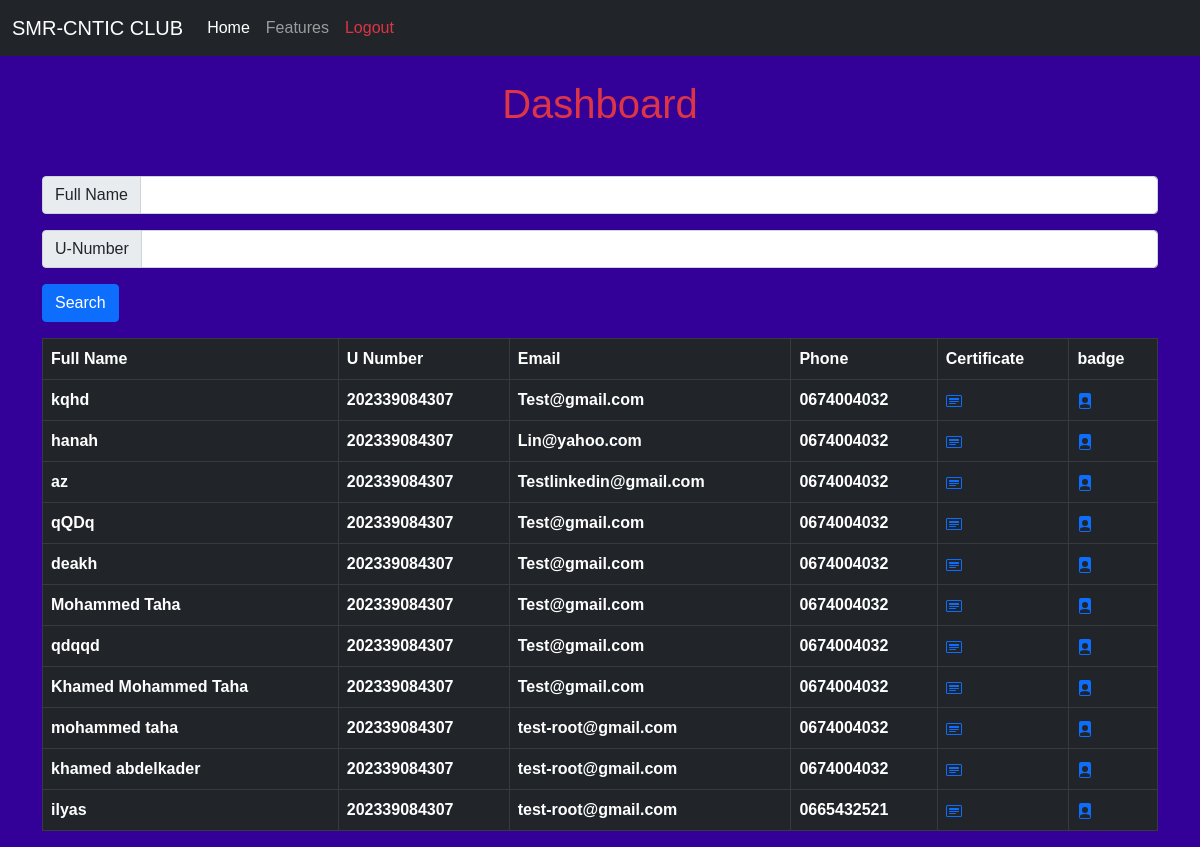
The app's page /dash/ (signed in) with its own data.
### register23/models.py (models this page shows, shortened)
class Member_Records(models.Model):
   f_name = models.CharField(max_length=190, null=True)
   u_number = models.CharField(max_length=190, null=True)
   code_hash = models.CharField(max_length=190, null=True)
   p_number= models.CharField(max_length=190, null=True)
   email = models.CharField(max_length=190, null=True)
   date_created =models.CharField(max_length=190, null=True)
   u_major = models.CharField(max_length=190, null=True)
   date_b = models.CharField(max_length=190, null=True)

### register23/views.py (the view)
# urls.py: path('dash/', views.dash, name='dash'),
@login_required(login_url='/404')
def dash(request):
    records = Member_Records.objects.all()
    f_name = request.GET.get('f_name')
    u_number = request.GET.get('u_number')
    if f_name != '' and f_name is not None :
        records = records.filter(f_name=f_name)
    return render(request,'register23/dash.html',{'rec':records})

### register23/templates/register23/dash.html (shortened to what this page needs)
{% load static %}
<!Doctype html>
<html lang="en">
  <head>
    <link href="https://cdn.jsdelivr.net/npm/bootstrap@5.0.2/dist/css/bootstrap.min.css" rel="stylesheet">
    <link rel="stylesheet" href="{% static '/css/main.css' %}">
  </head>
<body  style="
background-color: rgb(51, 0, 152);
">
  <nav class="navbar navbar-expand-lg navbar-light bg-light navbar-dark bg-dark">
    <div class="container-fluid">
      <a class="navbar-brand" href="#">SMR-CNTIC CLUB</a>
      <div class="collapse navbar-collapse" id="navbarNavAltMarkup">
        <div class="navbar-nav">
          <a class="nav-link active" aria-current="page" href="#">Home</a>
          <a class="nav-link" href="#">Features</a>
          <a class="nav-link text-danger" href="{% url 'logout' %}">Logout</a>
        </div>
      </div>
    </div>
  </nav>
<div class="container mt-5">
  <div class="input-group mb-3">
    <h1 class="text-danger position-relative top-0 start-50 translate-middle">Dashboard </h1>
  </div>
  <form action="{% url 'dash' %}">
    <div class="input-group mb-3">
      <span class="input-group-text" id="inputGroup-sizing-default" >Full Name</span>
      <input type="text" class="form-control" aria-label="Sizing example input" aria-describedby="inputGroup-sizing-default" name="f_name">
    </div>
    <div class="input-group mb-3">
      <span class="input-group-text" id="inputGroup-sizing-default">U-Number</span>
      <input type="text" class="form-control" aria-label="Sizing example input" aria-describedby="inputGroup-sizing-default" name="u_number">
    </div>
    <div class="input-group mb-3" >
      <input class="btn btn-primary" type="submit" value="Search">
    </div>
  </form>
  <table class="table table-dark table-hover table-bordered ">
    <thead>
      <tr>
        <th scope="col">Full Name</th>
        <th scope="col">U Number</th>
        <th scope="col">Email</th>
        <th scope="col">Phone</th>
        <th scope="col">Certificate</th>
        <th scope="col">badge</th>
      </tr>
    </thead>
    <tbody>
      {% for i in rec %}
          <tr>
            <th scope="col">{{i.f_name}}</th>
            <th scope="col">{{i.u_number}}</th>
            <th scope="col">{{i.email}}</th>
            <th scope="col">{{i.p_number}}</th>
            <th scope="col ">
              <a href="{% url 'cert' i.id %}">
              </a>
            </th>
            <th scope="col">
              <a href="{% url 'card' i.id%}">
              </a>
            </th>
          </tr>
      {% endfor %}
    </tbody>
  </table>
</div>
</body>
</html>

### static/css/main.css (style rules this page uses)
body { font-family: Arial, Helvetica, sans-serif; }

### records on screen
Member_Records: f_name "kqhd", u_number "202339084307", email "Test@gmail.com", p_number "0674004032"
Member_Records: f_name "hanah", u_number "202339084307", email "Lin@yahoo.com", p_number "0674004032"
Member_Records: f_name "az", u_number "202339084307", email "Testlinkedin@gmail.com", p_number "0674004032"
Member_Records: f_name "qQDq", u_number "202339084307", email "Test@gmail.com", p_number "0674004032"
Member_Records: f_name "deakh", u_number "202339084307", email "Test@gmail.com", p_number "0674004032"
Member_Records: f_name "Mohammed Taha", u_number "202339084307", email "Test@gmail.com", p_number "0674004032"
Member_Records: f_name "qdqqd", u_number "202339084307", email "Test@gmail.com", p_number "0674004032"
Member_Records: f_name "Khamed Mohammed Taha", u_number "202339084307", email "Test@gmail.com", p_number "0674004032"
Member_Records: f_name "mohammed taha", u_number "202339084307", email "test-root@gmail.com", p_number "0674004032"
Member_Records: f_name "khamed abdelkader", u_number "202339084307", email "test-root@gmail.com", p_number "0674004032"
Member_Records: f_name "ilyas", u_number "202339084307", email "test-root@gmail.com", p_number "0665432521"
